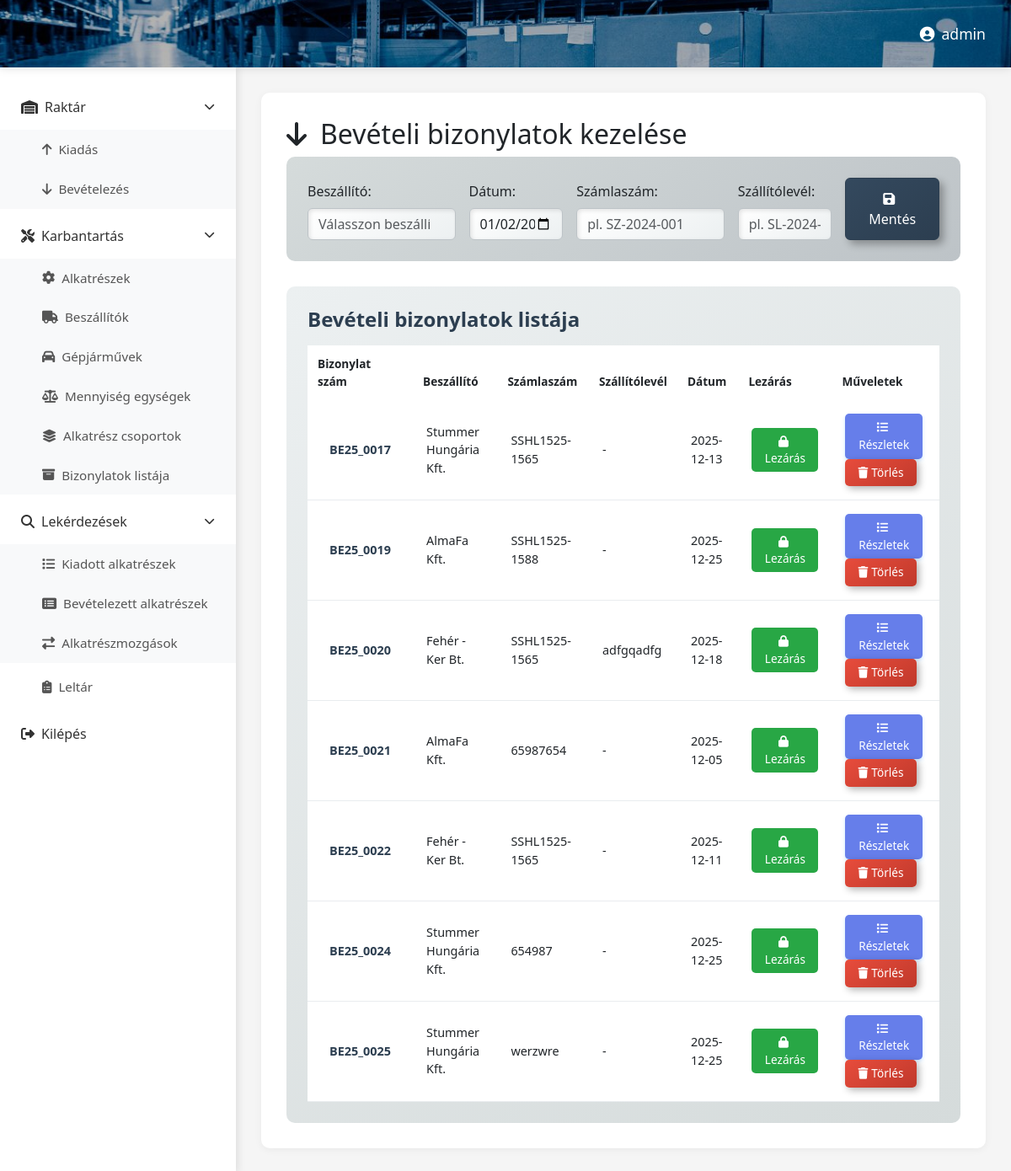
Page /bebizonylat/ (signed in) on the committed database.
### raktar/models.py (models this page shows, shortened)
class Bizonylat(models.Model):
    genbizid = models.CharField(max_length=20)
    szallito = models.ForeignKey(Beszallito, on_delete=models.CASCADE, related_name="bizonylatok", blank=True, null=True)
    rendszam = models.ForeignKey(Rendszam, on_delete=models.CASCADE, related_name="bizonylatok", blank=True, null=True)
    bizonylattipus = models.BooleanField()
    szamlaszam = models.CharField(max_length=50, blank=True, null=True)
    szallitolevelszam = models.CharField(max_length=50, blank=True, null=True)
    datum = models.DateField()
    lezart = models.BooleanField(default=False)

class Beszallito(models.Model):
    beszallito = models.CharField(max_length=50)
    lezart = models.BooleanField(default=False)

### raktar/views.py (the view)
# urls.py: path('bebizonylat/', views.bebizonylat, name='bebizonylat'),
@login_required
def bebizonylat(request):
    bebizonylatok = Bizonylat.objects.filter(bizonylattipus=True, lezart=False)  # ← VÁLTOZÁS
    beszallitok = Beszallito.objects.all()
    rendszamok = Rendszam.objects.all()
    context = {
        'bebizonylatok': bebizonylatok,
        'beszallitok': beszallitok,
        'rendszamok': rendszamok,
    }
    return render(request, 'bebizonylat.html', context)

### raktar/templates/bebizonylat.html (shortened to what this page needs)
{% extends 'base.html' %}
{% load static %}
{% block extra_css %}
<link rel="stylesheet" href="{% static 'css/bebizonylat.css' %}">
{% endblock %}
{% block content %}
<header class="top-header">
    <div class="header-right">
        <span class="user-name"><i class="fas fa-user-circle me-2"></i>{{ user.username }}</span>
    </div>
</header>
<div class="main-container">
    {% include 'partials/sidebar.html' %}
    <main class="content-area">
        <div id="contentContainer">
            <h2><i class="fas fa-arrow-down me-3"></i>Bevételi bizonylatok kezelése</h2>
            <div class="form-section">
                <form method="POST" action="{% url 'raktar:addBebizonylat' %}" class="row g-3 align-items-end">
                    <div class="col-md-3">
                        <label for="ujSzallito" class="form-label">Beszállító:</label>
                        <input list="beszallitok" class="form-control" id="ujSzallito" name="ujSzallito" placeholder="Válasszon beszállítót" required>
                    </div>
                    <div class="col-md-2">
                        <label for="ujDatum" class="form-label">Dátum:</label>
                        <input type="date" class="form-control" id="ujDatum" name="ujDatum" required>
                    </div>
                    <div class="col-md-3">
                        <label for="ujSzamlaszam" class="form-label">Számlaszám:</label>
                        <input type="text" class="form-control" id="ujSzamlaszam" name="ujSzamlaszam" placeholder="pl. SZ-2024-001">
                    </div>
                    <div class="col-md-2">
                        <label for="ujSzallitolevelszam" class="form-label">Szállítólevél:</label>
                        <input type="text" class="form-control" id="ujSzallitolevelszam" name="ujSzallitolevelszam" placeholder="pl. SL-2024-001">
                    </div>
                    <div class="col-md-2">
                        <button type="submit" class="btn btn-save w-100">
                            <i class="fas fa-save me-2"></i>Mentés
                        </button>
                    </div>
                </form>
            </div>
            <div class="table-section mt-4">
                <h4 class="mb-3">Bevételi bizonylatok listája</h4>
                <div class="table-responsive">
                    <table class="table table-hover">
                        <thead>
                            <tr>
                                <th>Bizonylat szám</th>
                                <th>Beszállító</th>
                                <th>Számlaszám</th>
                                <th>Szállítólevél</th>
                                <th>Dátum</th>
                                <th>Lezárás</th>
                                <th>Műveletek</th>
                            </tr>
                        </thead>
                        <tbody>
                            {% for bizonylat in bebizonylatok %}
                            <tr>
                                <td><span class="bizonylat-badge">{{ bizonylat.genbizid }}</span></td>
                                <td>{{ bizonylat.szallito.beszallito }}</td>
                                <td>{{ bizonylat.szamlaszam|default:"-" }}</td>
                                <td>{{ bizonylat.szallitolevelszam|default:"-" }}</td>
                                <td>{{ bizonylat.datum|date:"Y-m-d" }}</td>
                                <td>
                                    {% if bizonylat.lezart %}
                                        <span class="status-badge status-closed">
                                            <i class="fas fa-lock me-1"></i>Lezárva
                                        </span>
                                    {% else %}
                                        <form method="POST" action="{% url 'raktar:lezarBebizonylat' bizonylat.id %}" style="display: inline;">
                                            <button type="submit" class="btn btn-close-doc" onclick="return confirm('Biztosan lezárja a {{ bizonylat.genbizid }} bizonylatot?')">
                                                <i class="fas fa-lock me-1"></i>Lezárás
                                            </button>
                                        </form>
                                    {% endif %}
                                </td>
                                <td>
                                    <a href="{% url 'raktar:beBizonylatsorok' bizonylat.id %}" class="btn btn-view me-1">
                                        <i class="fas fa-list me-1"></i>Részletek
                                    </a>
                                    <form method="POST" action="{% url 'raktar:deleteBebizonylat' bizonylat.id %}" style="display: inline;">
                                        <button type="submit" class="btn btn-delete" onclick="return confirm('Biztosan törli?')">
                                            <i class="fas fa-trash me-1"></i>Törlés
                                        </button>
                                    </form>
                                </td>
                            </tr>
                            {% endfor %}
                        </tbody>
                    </table>
                </div>
            </div>
        </div>
    </main>
</div>
{% endblock %}

### raktar/static/css/dashboard.css (style rules this page uses)
* { margin: 0; padding: 0; box-sizing: border-box; }
body { font-family: 'Segoe UI', Tahoma, Geneva, Verdana, sans-serif; background: #f5f5f5; overflow-x: hidden; }
.top-header { background-size: cover; background-position: center; background-repeat: no-repeat; height: 80px; display: flex; align-items: center; justify-content: flex-end; padding: 0 30px; box-shadow: 0 2px 10px rgba(0,0,0,0.1); position: fixed; top: 0; left: 0; right: 0; z-index: 1000; background-image: url("../assets/images/raktar.jpg") !important; }
.top-header::before { content: ''; position: absolute; top: 0; left: 0; right: 0; bottom: 0; background: rgba(0, 0, 0, 0.3); z-index: 1; }
.header-right { position: relative; z-index: 2; }
.header-right { display: flex; align-items: center; gap: 20px; }
.user-name { color: white; font-weight: 500; font-size: 1.1rem; }
.main-container { display: flex; margin-top: 80px; min-height: calc(100vh - 80px); }
.content-area { flex: 1; margin-left: 280px; padding: 30px; background: #f5f5f5; }
#contentContainer { background: white; border-radius: 10px; padding: 30px; box-shadow: 0 2px 10px rgba(0,0,0,0.05); min-height: 500px; }

### raktar/static/css/bebizonylat.css (style rules this page uses)
.bizonylat-badge { color: #2c3e50; padding: 5px 10px; border-radius: 15px; font-weight: 600; }
.form-section { background: #f8f9fa; padding: 25px; border-radius: 10px; margin-bottom: 30px; }
.table-section { background: white; padding: 25px; border-radius: 10px; }
.table-section h4 { color: #2c3e50; font-weight: 600; margin-bottom: 1rem; }
.table { margin-bottom: 0; font-size: 0.9rem; }
.table thead th { border: none; padding: 12px; font-weight: 600; font-size: 0.85rem; }
.table tbody tr { transition: all 0.3s ease; }
.table tbody td { vertical-align: middle; padding: 1rem; border-bottom: 1px solid #e9ecef; }
.btn-save { background: linear-gradient(135deg, #667eea 0%, #764ba2 100%); border: none; color: white; padding: 12px 25px; font-weight: 500; transition: all 0.3s; }
.btn-delete { background: linear-gradient(135deg, #e74c3c 0%, #c0392b 100%); border: none; color: white; padding: 6px 15px; border-radius: 5px; font-size: 0.85rem; transition: all 0.3s; }
.btn-close-doc { background: #28a745; border: none; color: white; padding: 6px 15px; border-radius: 5px; font-size: 0.85rem; transition: all 0.3s; }
.btn-view { background: #667eea; color: white; border: none; padding: 0.4rem 0.8rem; border-radius: 5px; font-weight: 500; font-size: 0.85rem; transition: all 0.3s ease; text-decoration: none; display: inline-block; box-shadow: 0 2px 4px rgba(79, 172, 254, 0.3); }
input[list] { background-repeat: no-repeat; background-position: right 10px center; padding-right: 30px; }
.metallic .form-section { background: linear-gradient(145deg, #d5dbdb, #bdc3c7); }
.metallic .btn-save { background: linear-gradient(145deg, #34495e, #2c3e50); border: 1px solid #2c3e50; box-shadow: 5px 5px 10px rgba(0, 0, 0, 0.3); }
.metallic .table-section { background: linear-gradient(145deg, #ecf0f1, #d5dbdb); }
.metallic .table thead { background: linear-gradient(135deg, #34495e 0%, #2c3e50 100%); }
.metallic .btn-delete { background: linear-gradient(145deg, #e74c3c, #c0392b); box-shadow: 3px 3px 8px rgba(0, 0, 0, 0.3); }
.metallic .form-control, .metallic .form-select { background: linear-gradient(145deg, #ffffff, #ecf0f1); border: 1px solid #bdc3c7; box-shadow: inset 2px 2px 5px rgba(0, 0, 0, 0.1); }

### raktar/static/css/metallic-theme-dashboard.css (style rules this page uses)
.top-header { background-image: linear-gradient(135deg, rgba(255,255,255,0.02) 0%, rgba(0,0,0,0.02) 100%), linear-gradient(135deg, #667eea 0%, #764ba2 100%); }

### rows in the picture
Bizonylat: genbizid "BE25_0017", szallito.beszallito "Stummer Hungária Kft.", szamlaszam "SSHL1525-1565", szallitolevelszam "-", datum "2025-12-13"
Bizonylat: genbizid "BE25_0019", szallito.beszallito "AlmaFa Kft.", szamlaszam "SSHL1525-1588", szallitolevelszam "-", datum "2025-12-25"
Bizonylat: genbizid "BE25_0020", szallito.beszallito "Fehér -Ker Bt.", szamlaszam "SSHL1525-1565", szallitolevelszam "adfgqadfg", datum "2025-12-18"
Bizonylat: genbizid "BE25_0021", szallito.beszallito "AlmaFa Kft.", szamlaszam "65987654", szallitolevelszam "-", datum "2025-12-05"
Bizonylat: genbizid "BE25_0022", szallito.beszallito "Fehér -Ker Bt.", szamlaszam "SSHL1525-1565", szallitolevelszam "-", datum "2025-12-11"
Bizonylat: genbizid "BE25_0024", szallito.beszallito "Stummer Hungária Kft.", szamlaszam "654987", szallitolevelszam "-", datum "2025-12-25"
Bizonylat: genbizid "BE25_0025", szallito.beszallito "Stummer Hungária Kft.", szamlaszam "werzwre", szallitolevelszam "-", datum "2025-12-25"

### other values in the picture
{{ user.username }} "admin"
